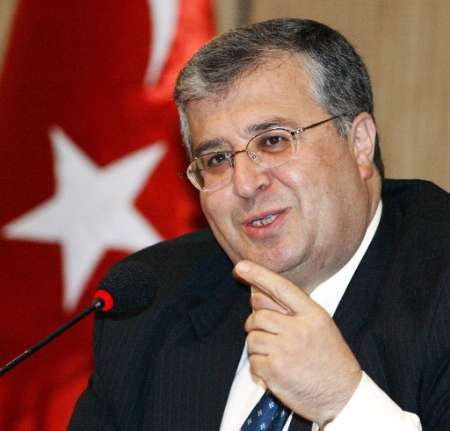
#> input picture img_591.jpg, 450 x 431 px
$ python img_format.py
#> lines starting #> are read from the running program, lines starting #| are printed output that depends on the picture; after the words box and inside, x2 and y2 are one past the last pixel; in counts of white or black regions, pixels touching at a corner belong together
import cv2
from skimage import feature as ft
import numpy as np
'''
2002/08/11/big/img_591
1
123.583300 85.549500 1.265839 269.693400 161.781200  1
'''

imgs = cv2.imread("img_591.jpg")
#> imgs is the input picture: shape (431, 450, 3); mean B, G, R 74.1, 82.6, 123.4
print(imgs.shape)
#| (431, 450, 3)
centers = (269,161)
axess =  (123,85)
angles = 1.265839/np.pi*180.0

cv2.ellipse(imgs, centers,axess,angles,0,360,(0,0,255), 3)
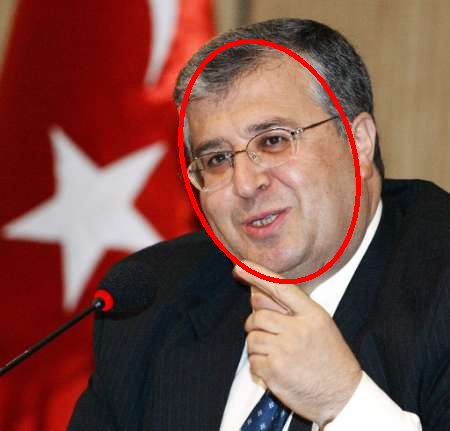
#> imgs: shape (431, 450, 3); 1.68% of pixels changed, all inside (x1, y1, x2, y2) = (178, 39, 361, 284)

cv2.imshow("img_591",imgs)

# [4 lines of commented-out code are left out]
img = cv2.resize(imgs, (96, 96))
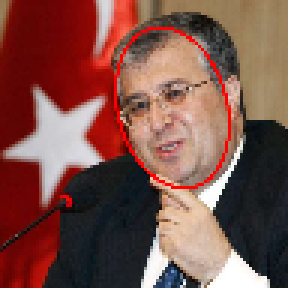
#> img: shape (96, 96, 3) (shown 3 times larger); mean B, G, R 72.5, 80.8, 125.4

#> (the run stopped early here; a loop or call above may not have finished)
